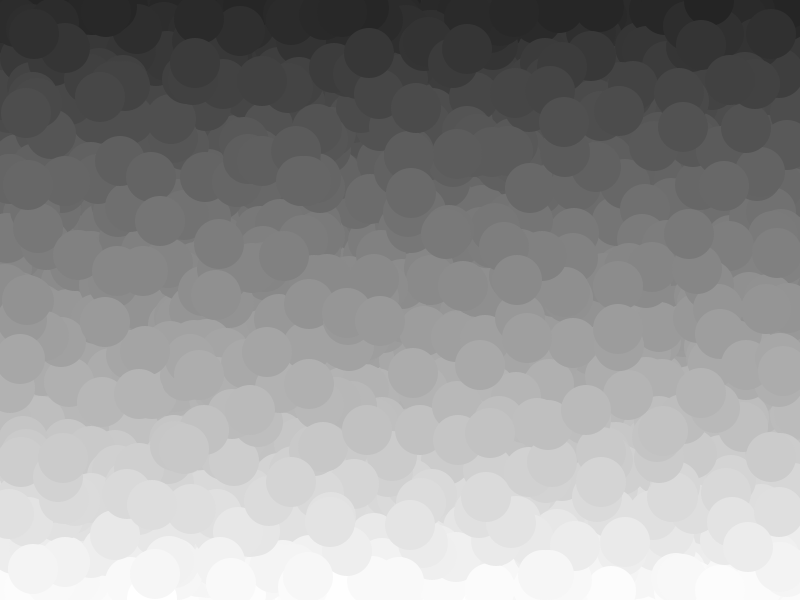
Frame 1 (no input)
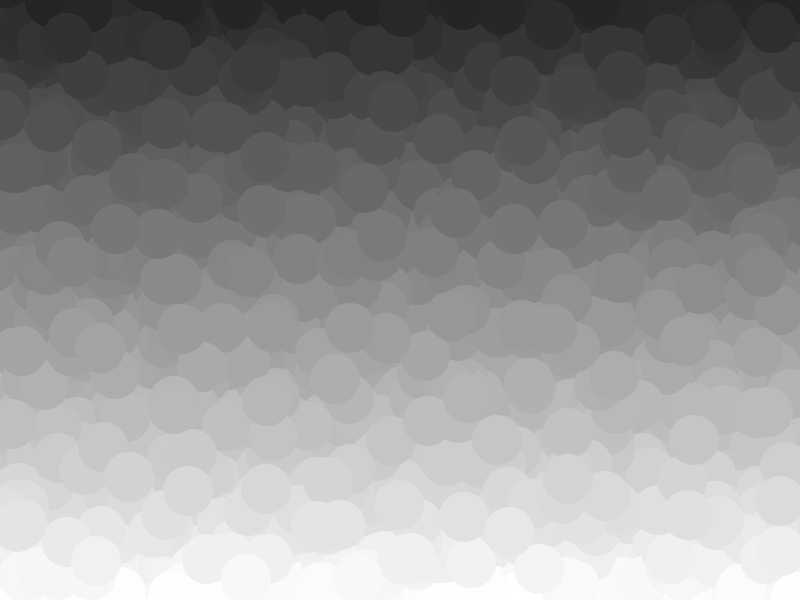
Frame 2 (the mouse pressed at the canvas centre, redrawn once)

The Processing sketch that drew these frames (run headless with seeded random() and noise(); the mouse was pressed at the canvas centre and the sketch redrawn once):

// Processing sketch: too_many_bubbles
// ── too_many_bubbles.pde
void setup() {
  size(800, 600);
  noStroke();

  noLoop();
  
  // initial fill
  for (int i = 0; i < 3; i++) {
    draw();
  }
}

void draw() {

  int amount = 2000;

  for (int i = 0; i < amount; i++) {
    int x = (int)random(width);
    int y = (int)random(height);

    fill((((float)y) / height) * 220 + 36);
   
    ellipse(x, y, 50, 50);
  }
}

void mousePressed() {
  redraw();
}
